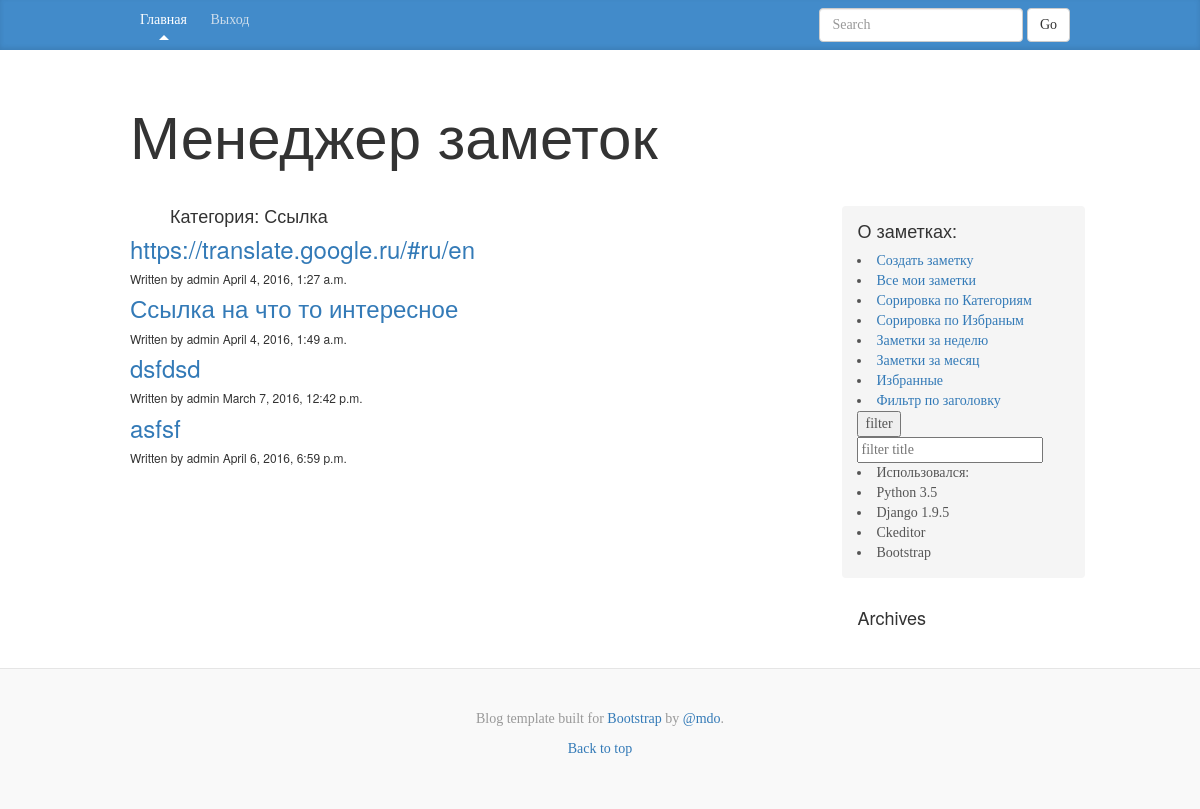
Page /category/get/1/ (signed in) on the earlier database version.
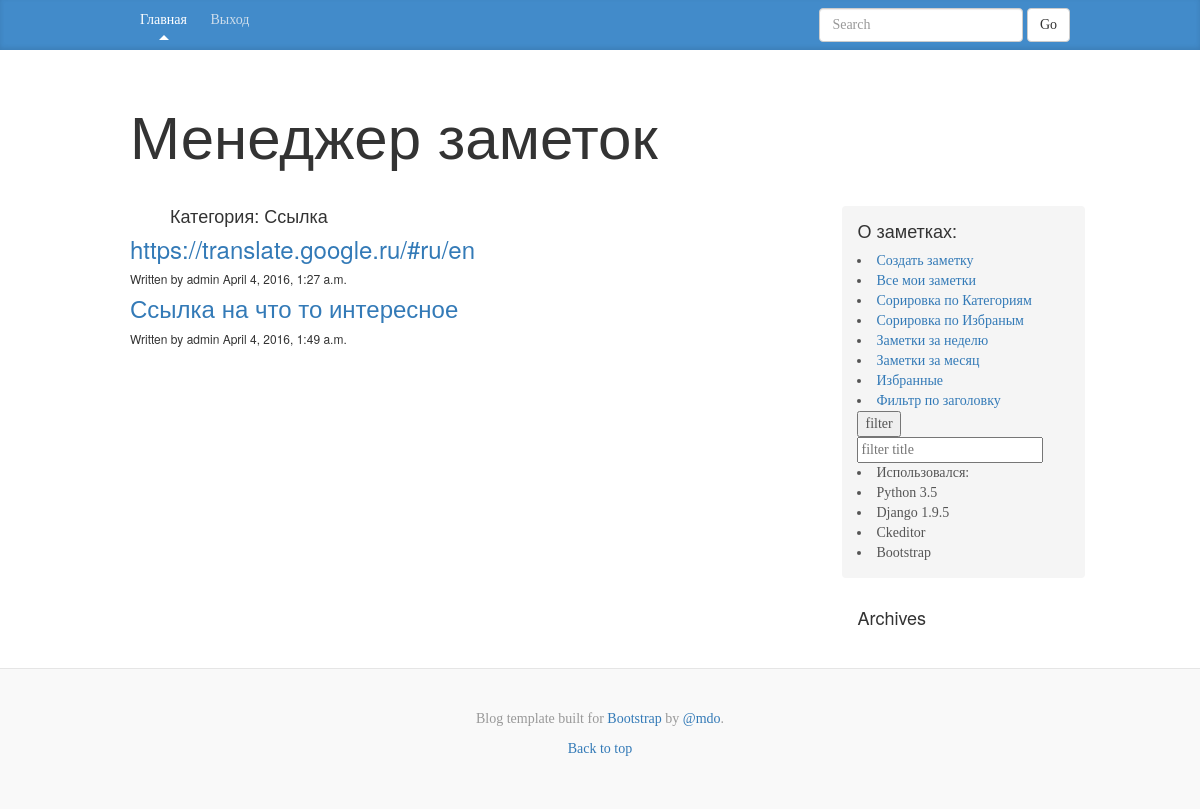
Same page on the later database version.
### notes/models.py (models this page shows, shortened)
class Category(MPTTModel):
    class Meta():
        db_table = 'Category'
        verbose_name_plural = "Категории"
        verbose_name = "Категория"
        ordering = ('tree_id', 'level')
    name = models.CharField(max_length=150)
    parent = TreeForeignKey('self', null=True, blank=True,
                            related_name='children',
                            verbose_name='parent class')
    def __str__(self):
        return self.name
    class MPTTMeta:
        order_insertion_py = ['name']

class Notes(models.Model):
    class Meta:
        db_table = 'Notes'
        verbose_name_plural = "Заметки"
    id = models.UUIDField(primary_key=True, default=uuid.uuid4, editable=False)
    title = models.CharField(max_length=150)
    text = RichTextField(null=True, blank=True)
    date = models.DateTimeField(default=datetime.now, blank=True)
    author = models.ForeignKey(settings.AUTH_USER_MODEL, default=1)
    favorites = models.BooleanField(default=False)
    category = models.ForeignKey(Category, blank=True,
                                 null=True, related_name='cat')
    publish = models.BooleanField(default=False)

### notes/views.py (the view)
# urls.py: url(r'^category/get/(?P<category_id>\d+)/$', notes.views.category,
def category(request, category_id=1):
    args = {
        'category_all': Category.objects.all(),
        'category': Category.objects.get(id=category_id),
        'notes': Notes.objects.filter(
            category=category_id,
            author=auth.get_user(request).id)
        .select_related('category', 'author'),
        'username': auth.get_user(request).username,
    }
    return render_to_response('category.html', args)

### notes/templates/category.html
{% extends 'main.html' %}
{% load staticfiles %}
{% load i18n mptt_tags %}
{% block notes %}
<ul class="right"><h4> Категория: {{ category }}</h4></ul>
{% for note in notes %}<article>
    <h3><a href="/note/{{note.id}}">{{ note.title }}</a></h3>
    <h6>Written by {{note.author.username}} {{ note.date }}</h6>
{% endfor %}
{%  endblock %}

### templates/main.html (shortened to what this page needs)
{% load staticfiles %}
{% load i18n mptt_tags %}
<!DOCTYPE html>
<html lang="en">
  <head>
    <link href="{% static 'css/bootstrap.min.css'%}" rel="stylesheet">
    <link href="{% static 'css/blog.css'%}" rel="stylesheet">
    <script src="https://code.jquery.com/jquery-2.2.3.min.js"></script></body>
  </head>
  <body>
    <div class="blog-masthead">
      <div class="container">
        <nav class="blog-nav">
          <a class="blog-nav-item active" href="/">Главная</a>
            {% if not username %}
          <a class="blog-nav-item" href="{% url 'register' %}">Регистрация</a>
          <a class="blog-nav-item" href="{% url 'login' %}">Вход</a>
            {% else %}
          <a class="blog-nav-item" href="{% url 'logout' %}">Выход</a>
            {% endif %}
            <form action="{% url 'search' %}" class="navbar-form navbar-right" role="search">
              <div class="form-group">
                <input type="text" class="form-control" placeholder="Search" method="get"name="q">
              </div>
              <button type="submit" class="btn btn-default">Go</button>
          </form>
        </nav>
      </div>
    </div>
    <div class="container">
      <div class="blog-header">
        <h1 class="blog-title">Менеджер заметок</h1>
      </div>
      <div class="row">
        <div class="col-sm-8 blog-main">
          <div class="blog-post">
            <div id="main_clean">{% block notes %}{% endblock %}</div>
          </div>
        </div>
        <div class="col-sm-3 col-sm-offset-1 blog-sidebar">
          <div class="sidebar-module sidebar-module-inset">
            {% if username %}
            <h4>О заметках:</h4>
            <li><a href="{% url 'create' %}">Создать заметку</a></li>
            <li><a href="#" onclick="return my_notes()">Все мои заметки</a></li>
            <li><a href="#" onclick="return sort_notes_category()">Сорировка по Категориям</a></li>
            <li><a href="#" onclick="return sort_notes_favorites()">Сорировка по Избраным</a></li>
            <li><a href="#" onclick="return filter_week()">Заметки за неделю</a></li>
            <li><a href="#" onclick="return filter_month()">Заметки за месяц</a></li>
            <li><a href="#" onclick="return filter_favorites()">Избранные</a></li>
            <li><a href="{% url 'form_filter_title' %}">Фильтр по заголовку</a></li>
            {% endif %}
              <form action="{% url 'filter_title'%}" method="get">
                <input type="submit" value="filter">
                <input type="text" name="q" placeholder="filter title">
            </form>
            <li>Использовался:</li>
            <li>Python 3.5</li>
            <li>Django 1.9.5</li>
            <li>Ckeditor</li>
            <li>Bootstrap</li>
          </div>
          {% if username %}
          <div class="sidebar-module">
            <h4>Archives</h4>
          </div>
          {% endif %}
        </div>
      </div>
    </div>
    <footer class="blog-footer">
      <p>Blog template built for <a href="http://getbootstrap.com">Bootstrap</a> by <a href="https://twitter.com/mdo">@mdo</a>.</p>
      <p>
        <a href="#">Back to top</a>
      </p>
    </footer>
</html>

### static/css/blog.css (style rules this page uses)
body { font-family: Georgia, "Times New Roman", Times, serif; color: #555; }
h1, .h1, h2, .h2, h3, .h3, h4, .h4, h5, .h5, h6, .h6 { margin-top: 0; font-family: "Helvetica Neue", Helvetica, Arial, sans-serif; font-weight: normal; color: #333; }
@media (min-width: 1200px) { .container { width: 970px; } }
.blog-masthead { background-color: #428bca; box-shadow: inset 0 -2px 5px rgba(0,0,0,.1); }
.blog-nav-item { position: relative; display: inline-block; padding: 10px; font-weight: 500; color: #cdddeb; }
.blog-nav .active { color: #fff; }
.blog-nav .active:after { position: absolute; bottom: 0; left: 50%; width: 0; height: 0; margin-left: -5px; vertical-align: middle; content: " "; border-right: 5px solid transparent; border-bottom: 5px solid; border-left: 5px solid transparent; }
.blog-header { padding-top: 20px; padding-bottom: 20px; }
.blog-title { margin-top: 30px; margin-bottom: 0; font-size: 60px; font-weight: normal; }
.blog-main { font-size: 18px; line-height: 1.5; }
.sidebar-module { padding: 15px; margin: 0 -15px 15px; }
.sidebar-module-inset { padding: 15px; background-color: #f5f5f5; border-radius: 4px; }
.blog-post { margin-bottom: 60px; }
.blog-footer { padding: 40px 0; color: #999; text-align: center; background-color: #f9f9f9; border-top: 1px solid #e5e5e5; }

Differences in the rows shown:
removed Notes: title "dsfdsd", author.username "admin", date "March 7, 2016, 12:42 p.m."
removed Notes: title "asfsf", author.username "admin", date "April 6, 2016, 6:59 p.m."
